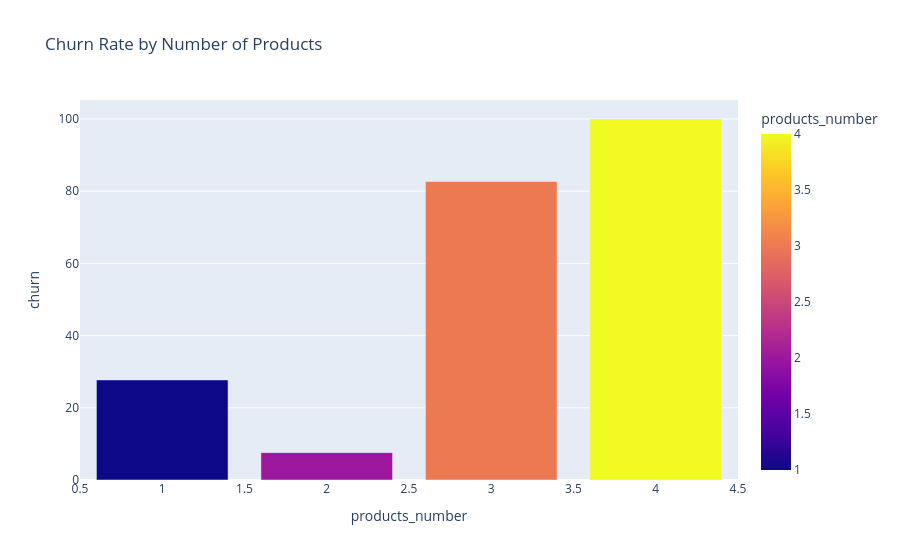

The cell this chart's notebook holds for it:
### Markdown cell above
## Churn Rate by Number of Products

In this section, we analyze whether the number of bank products used by customers affects churn.

### Code cell
churn_by_products = (df.groupby('products_number')['churn'].mean().reset_index())

churn_by_products['churn'] = churn_by_products['churn'] * 100
fig = create_bar_chart(data=churn_by_products,x_col='products_number',y_col='churn',title='Churn Rate by Number of Products',color_col='products_number')

fig.show()

### Figure 1 — Plotly figure (JSON) as saved in the notebook; plotly's stock layout.template omitted (floating-point values rounded to 4 significant figures)
{"data": [{"hovertemplate": "products_number=%{marker.color}<br>churn=%{y}<extra></extra>", "legendgroup": "", "marker": {"color": [1, 2, 3, 4], "coloraxis": "coloraxis", "pattern": {"shape": ""}}, "name": "", "orientation": "v", "showlegend": false, "textposition": "auto", "type": "bar", "x": [1, 2, 3, 4], "xaxis": "x", "y": [27.71, 7.582, 82.71, 100.0], "yaxis": "y"}], "layout": {"barmode": "relative", "coloraxis": {"colorbar": {"title": {"text": "products_number"}}, "colorscale": [[0, "#0d0887"], [0.1111, "#46039f"], [0.2222, "#7201a8"], [0.3333, "#9c179e"], [0.4444, "#bd3786"], [0.5556, "#d8576b"], [0.6667, "#ed7953"], [0.7778, "#fb9f3a"], [0.8889, "#fdca26"], [1, "#f0f921"]]}, "legend": {"tracegroupgap": 0}, "title": {"text": "Churn Rate by Number of Products"}, "xaxis": {"anchor": "y", "domain": [0, 1], "title": {"text": "products_number"}}, "yaxis": {"anchor": "x", "domain": [0, 1], "title": {"text": "churn"}}}}
